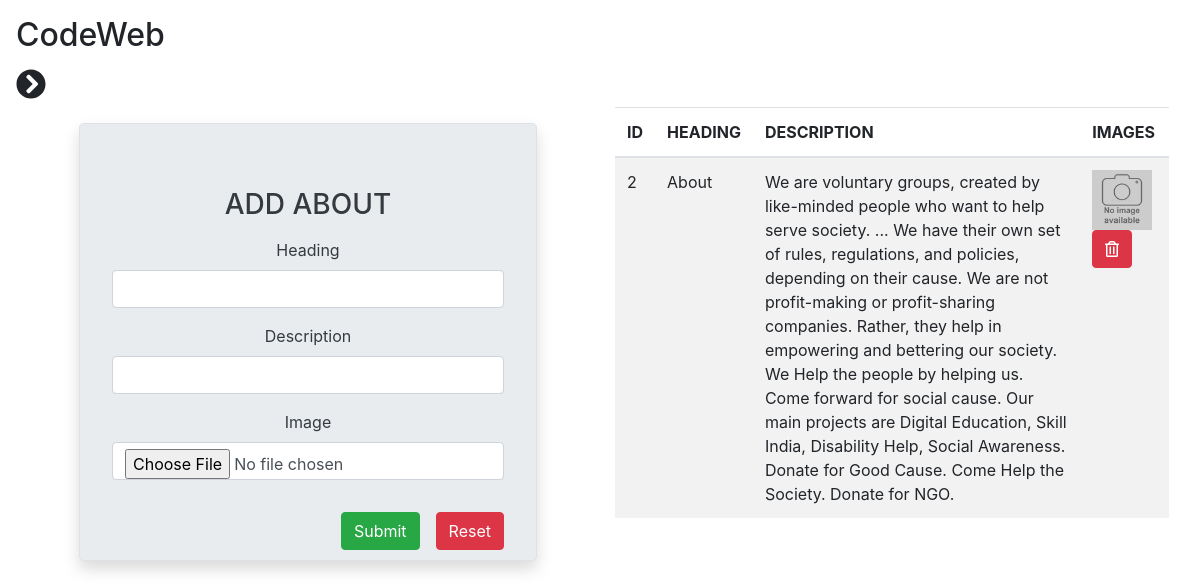
Page /admin/about.php (signed in) on the committed database.
### tables this page shows
CREATE TABLE `about` (
  `id` int(255) NOT NULL,
  `heading` varchar(100) NOT NULL,
  `description` text NOT NULL,
  `image` varchar(500) NOT NULL
);

### admin/about.php (the view, shortened to what this page needs)
<?php
include('includs/header.php');
?>
    <div class="container-fluid">
      <div class="row">
        <div class="col-sm-6">
          <div class=" mx-5 my-3 text-center">
            <form action="" class="jumbotron shadow text-dark border mt-3" method="POST" enctype="multipart/form-data">
              <h3 class="text-center mb-3">ADD ABOUT</h3>
              <div class="form-group">
                  <label for="Heading">Heading</label>
                  <input type="text" name="Heading" class="form-control">
              </div>
              <div class="form-group">
                  <label for="Description">Description</label>
                  <input type="text" name="Description" class="form-control">
              </div>
              <div class="form-group">
                  <label for="Image">Image</label>
                  <input type="file" name="uploadfile"  class="form-control">
              </div>
              <input type="reset" value="Reset" class="btn btn-danger ml-3 my-3 float-right">
              <input type="Submit" name="upload" value="Submit" class="btn btn-success my-3 float-right">
            </form>
          </div>
        </div>
        <div class="col-sm-6">
          <?php
          $sql="SELECT * FROM about";
          $result=$conn->query($sql);
          if($result->num_rows>0)
          {
              echo '<table class="table table-striped">';
                  echo '<thead>';
                      echo '<tr>';
                      echo '<th scope="col">ID</th>';
                      echo '<th scope="col">HEADING</th>';
                      echo '<th scope="col">DESCRIPTION</th>';
                      echo '<th scope="col">IMAGES</th>';
                      echo '</tr>';
                  echo '</thead>';
                  while($row=$result->fetch_assoc())
                  {
                  echo '<tbody>';
                      echo '<tr>';
                      echo '<td>'.$row['id'].'</td>';
                      echo '<td>'.$row['heading'].'</td>';
                      echo '<td>'.$row['description'].'</td>';
                      echo '<form action="" method="POST">';
                      echo '<td>';
                      echo '<img src="image/about/'.$row['image'].'"width="60" height="60" alt="">';
                      echo '<button type="submit" name="Delete" class="btn btn-danger"><i class="far fa-trash-alt"></i></button>';
                      echo '</td>';
                      echo '</form>';
                      echo '</tr>';
                  echo '</tbody>';
                  }
              echo '</table>';
          }
          else
          {
              echo "0 result";
          }
          ?>
        </div>
      </div>
    </div>
</div>
<?php include('includs/footer.php'); ?>

### rows in the picture
about: id "2", heading "About", description "We are voluntary groups, created by like-minded people who want to help serve society. ... We have their own set of rules, regulations, and policies, depending on their cause. We are not profit-making or profit-sharing companies. Rather, they help in empowering and bettering our society. We Help the people by helping us. Come forward for social cause. Our main projects are Digital Education, Skill India, Disability Help, Social Awareness. Donate for Good Cause. Come Help the Society. Donate for NGO.", image (placeholder picture)
